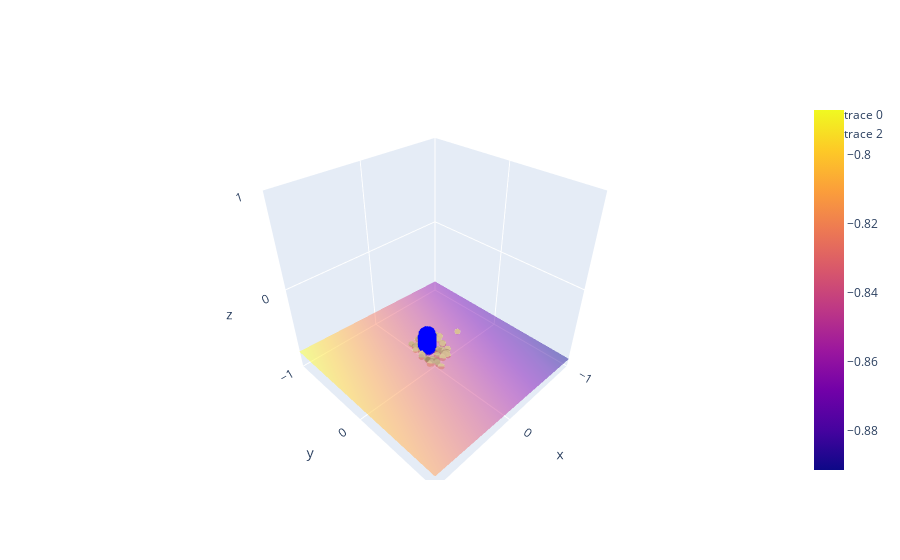

Here is the notebook cell this chart was saved with:
### Code cell
# Points for plane fitting
points = np.load(os.path.join(directory, 'plane_samples.npy'))
# points = np.load(r'G:\Mixed_Reality\mr_liuxin\nerfstudio\plane_samples.npy')


# Plane equation coefficients
coeffs = np.load(os.path.join(directory, 'plane_coefficients.npy'))
# coeffs = np.load(r'G:\Mixed_Reality\mr_liuxin\nerfstudio\plane_coefficients.npy')
a, b, c, d = coeffs
print(f"plane equation: {a}x + {b}y + {c}z + {d} = 0")

# Bounding box vertices
# bbox_vertices = np.array([
#     [ 0.0114, -0.1916, -0.0216], [-0.5252, -0.1620, -0.3944],
#     [ 0.2723, -0.1808, -0.3962], [-0.2642, -0.1512, -0.7690],
#     [ 0.0221, 0.2614, -0.0010], [-0.5144, 0.2910, -0.3738],
#     [ 0.2830, 0.2722, -0.3756], [-0.2535, 0.3019, -0.7485]
# ])

# Load the AABB from the .npy file
aabb = np.load(os.path.join(directory, 'aabb.npy'))
# aabb = np.load(r'G:\Mixed_Reality\mr_liuxin\nerfstudio\aabb.npy')
min_corner = aabb[0]
max_corner = aabb[1]
# Compute the vertices of the AABB
vertices = np.array([
    [min_corner[0], min_corner[1], min_corner[2]],
    [max_corner[0], min_corner[1], min_corner[2]],
    [max_corner[0], max_corner[1], min_corner[2]],
    [min_corner[0], max_corner[1], min_corner[2]],
    [min_corner[0], min_corner[1], max_corner[2]],
    [max_corner[0], min_corner[1], max_corner[2]],
    [max_corner[0], max_corner[1], max_corner[2]],
    [min_corner[0], max_corner[1], max_corner[2]],
])

# Define the edges of the AABB
edges = [
    [0, 1], [1, 2], [2, 3], [3, 0],  # bottom edges
    [4, 5], [5, 6], [6, 7], [7, 4],  # top edges
    [0, 4], [1, 5], [2, 6], [3, 7],  # side edges
]

# Plot the edges
edge_traces = [
    go.Scatter3d(
        x=[vertices[pair[0], 0], vertices[pair[1], 0]],
        y=[vertices[pair[0], 1], vertices[pair[1], 1]],
        z=[vertices[pair[0], 2], vertices[pair[1], 2]],
        mode='lines',
        line=dict(color='blue', width=2)
    ) for pair in edges
]

# Create a grid for the plane
xx, yy = np.meshgrid(np.linspace(-1, 1, 10), np.linspace(-1, 1, 10))
zz = (-a * xx - b * yy - d) / c

x_values = []
y_values = []
z_values = []
offset = 0
# print(points)

""" for point in points:
    if offset % 200 == 0:
        x_values.append(point[0])
        y_values.append(point[1])
        z_values.append(point[2])
    offset += 1

scatter = go.Scatter3d(x=x_values, y=y_values, z=z_values, mode='markers', marker=dict(size=5)) """

# read "sample_colors.npy"
rgb = np.load(os.path.join(directory, 'sample_colors.npy')) # (N, 3)
# find the median of each column
median = np.median(rgb, axis=0) # (3,)
# find the covariance matrix of the rgb values
cov = np.cov(rgb.T) # (3, 3)
# inverse of the covariance matrix
cov_inv = np.linalg.inv(cov) # (3, 3)
# find the mahalanobis distance of each point from the median
mahalanobis = scipy.spatial.distance.cdist(rgb, [median], metric='mahalanobis', VI=cov_inv) # (N, 1)
mahalanobis_similarity = 1 / (1 + mahalanobis) # (N, 1)

# points = points[mahalanobis_similarity[:, 0] > 0.6]
# print(f"The number of points after color filtering is {len(points)}")

scatter = go.Scatter3d(x=points[:,0], y=points[:,1], z=points[:,2], mode='markers', marker=dict(size=2, color=rgb))

# Plot plane
plane = go.Surface(x=xx, y=yy, z=zz, opacity=0.5)

# Plot bounding box
# bbox_edges = [
#     go.Scatter3d(x=bbox_vertices[[i, j], 0], y=bbox_vertices[[i, j], 1], z=bbox_vertices[[i, j], 2], mode='lines', line=dict(color='red'))
#     for i in range(len(bbox_vertices)) for j in range(i+1, len(bbox_vertices))
# ]

# plot aabb (axis aligned bounding box)


# # Combine all plots
# fig = go.Figure(data=[scatter, plane, occupancy] + edge_traces)
# fig = go.Figure(data=[scatter, occupancy] + edge_traces)
fig = go.Figure(data=[scatter, plane, occupancy])

# Update layout
fig.update_layout(
    scene=dict(
        xaxis=dict(nticks=4, range=[-1,1]),
        yaxis=dict(nticks=4, range=[-1,1]),
        zaxis=dict(nticks=4, range=[-1,1]),
        aspectratio=dict(x=1, y=1, z=1)
    )
)

# Show plot
fig.show()

### Figure 1 — Plotly figure (JSON) as saved in the notebook; plotly's stock layout.template omitted (floating-point values rounded to 4 significant figures; data arrays with more than 128 entries replaced by an {"elided": "..."} marker saying what was removed)
{"data": [{"marker": {"color": {"elided": "3150x3 float values"}, "size": 2}, "mode": "markers", "type": "scatter3d", "x": {"elided": "195 float values"}, "y": {"elided": "195 float values"}, "z": {"elided": "195 float values"}}, {"opacity": 0.5, "type": "surface", "x": [[-1, -0.7778, -0.5556, -0.3333, -0.1111, 0.1111, 0.3333, 0.5556, 0.7778, 1], [-1, -0.7778, -0.5556, -0.3333, -0.1111, 0.1111, 0.3333, 0.5556, 0.7778, 1], [-1, -0.7778, -0.5556, -0.3333, -0.1111, 0.1111, 0.3333, 0.5556, 0.7778, 1], [-1, -0.7778, -0.5556, -0.3333, -0.1111, 0.1111, 0.3333, 0.5556, 0.7778, 1], [-1, -0.7778, -0.5556, -0.3333, -0.1111, 0.1111, 0.3333, 0.5556, 0.7778, 1], [-1, -0.7778, -0.5556, -0.3333, -0.1111, 0.1111, 0.3333, 0.5556, 0.7778, 1], [-1, -0.7778, -0.5556, -0.3333, -0.1111, 0.1111, 0.3333, 0.5556, 0.7778, 1], [-1, -0.7778, -0.5556, -0.3333, -0.1111, 0.1111, 0.3333, 0.5556, 0.7778, 1], [-1, -0.7778, -0.5556, -0.3333, -0.1111, 0.1111, 0.3333, 0.5556, 0.7778, 1], [-1, -0.7778, -0.5556, -0.3333, -0.1111, 0.1111, 0.3333, 0.5556, 0.7778, 1]], "y": [[-1, -1, -1, -1, -1, -1, -1, -1, -1, -1], [-0.7778, -0.7778, -0.7778, -0.7778, -0.7778, -0.7778, -0.7778, -0.7778, -0.7778, -0.7778], [-0.5556, -0.5556, -0.5556, -0.5556, -0.5556, -0.5556, -0.5556, -0.5556, -0.5556, -0.5556], [-0.3333, -0.3333, -0.3333, -0.3333, -0.3333, -0.3333, -0.3333, -0.3333, -0.3333, -0.3333], [-0.1111, -0.1111, -0.1111, -0.1111, -0.1111, -0.1111, -0.1111, -0.1111, -0.1111, -0.1111], [0.1111, 0.1111, 0.1111, 0.1111, 0.1111, 0.1111, 0.1111, 0.1111, 0.1111, 0.1111], [0.3333, 0.3333, 0.3333, 0.3333, 0.3333, 0.3333, 0.3333, 0.3333, 0.3333, 0.3333], [0.5556, 0.5556, 0.5556, 0.5556, 0.5556, 0.5556, 0.5556, 0.5556, 0.5556, 0.5556], [0.7778, 0.7778, 0.7778, 0.7778, 0.7778, 0.7778, 0.7778, 0.7778, 0.7778, 0.7778], [1, 1, 1, 1, 1, 1, 1, 1, 1, 1]], "z": [[-0.8636, -0.8551, -0.8465, -0.838, -0.8295, -0.821, -0.8125, -0.8039, -0.7954, -0.7869], [-0.8667, -0.8581, -0.8496, -0.8411, -0.8326, -0.8241, -0.8155, -0.807, -0.7985, -0.79], [-0.8697, -0.8612, -0.8527, -0.8442, -0.8356, -0.8271, -0.8186, -0.8101, -0.8016, -0.7931], [-0.8728, -0.8643, -0.8558, -0.8472, -0.8387, -0.8302, -0.8217, -0.8132, -0.8046, -0.7961], [-0.8759, -0.8674, -0.8588, -0.8503, -0.8418, -0.8333, -0.8248, -0.8162, -0.8077, -0.7992], [-0.879, -0.8704, -0.8619, -0.8534, -0.8449, -0.8364, -0.8278, -0.8193, -0.8108, -0.8023], [-0.882, -0.8735, -0.865, -0.8565, -0.848, -0.8394, -0.8309, -0.8224, -0.8139, -0.8054], [-0.8851, -0.8766, -0.8681, -0.8595, -0.851, -0.8425, -0.834, -0.8255, -0.817, -0.8084], [-0.8882, -0.8797, -0.8711, -0.8626, -0.8541, -0.8456, -0.8371, -0.8285, -0.82, -0.8115], [-0.8913, -0.8827, -0.8742, -0.8657, -0.8572, -0.8487, -0.8401, -0.8316, -0.8231, -0.8146]]}, {"marker": {"color": "blue", "size": 1}, "mode": "markers", "type": "scatter3d", "x": {"elided": "1503 float values"}, "y": {"elided": "1503 float values"}, "z": {"elided": "1503 float values"}}], "layout": {"scene": {"aspectratio": {"x": 1, "y": 1, "z": 1}, "xaxis": {"nticks": 4, "range": [-1, 1]}, "yaxis": {"nticks": 4, "range": [-1, 1]}, "zaxis": {"nticks": 4, "range": [-1, 1]}}}}
